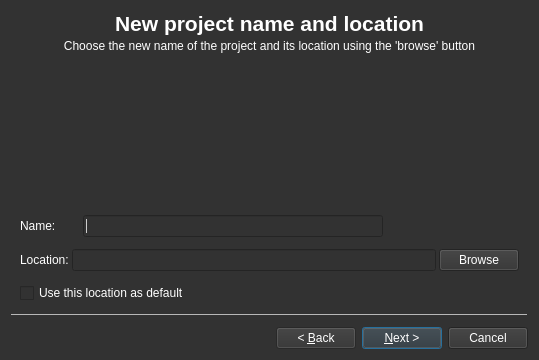
<?xml version="1.0" encoding="UTF-8"?>
<ui version="4.0">
 <class>ProjectWizard</class>
 <widget class="QWizard" name="ProjectWizard">
  <property name="geometry">
   <rect>
    <x>0</x>
    <y>0</y>
    <width>539</width>
    <height>360</height>
   </rect>
  </property>
  <property name="windowTitle">
   <string>Wizard</string>
  </property>
  <property name="styleSheet">
   <string notr="true">QWidget{
	background: rgb(50,50,50);
	color: rgb(255,255,255);
}</string>
  </property>
  <widget class="QWizardPage" name="wizardPage1">
   <layout class="QVBoxLayout" name="verticalLayout_2">
    <property name="spacing">
     <number>0</number>
    </property>
    <property name="leftMargin">
     <number>9</number>
    </property>
    <property name="topMargin">
     <number>0</number>
    </property>
    <property name="bottomMargin">
     <number>0</number>
    </property>
    <item>
     <layout class="QVBoxLayout" name="verticalLayout">
      <property name="spacing">
       <number>3</number>
      </property>
      <property name="bottomMargin">
       <number>0</number>
      </property>
      <item>
       <widget class="QLabel" name="label">
        <property name="text">
         <string>&lt;html&gt;&lt;head/&gt;&lt;body&gt;&lt;p align=&quot;center&quot;&gt;&lt;span style=&quot; font-size:16pt; font-weight:600;&quot;&gt;New project name and location&lt;/span&gt;&lt;/p&gt;&lt;/body&gt;&lt;/html&gt;</string>
        </property>
       </widget>
      </item>
      <item>
       <widget class="QLabel" name="label_4">
        <property name="text">
         <string>&lt;html&gt;&lt;head/&gt;&lt;body&gt;&lt;p align=&quot;center&quot;&gt;Choose the new name of the project and its location using the 'browse' button&lt;/p&gt;&lt;/body&gt;&lt;/html&gt;</string>
        </property>
       </widget>
      </item>
      <item>
       <spacer name="verticalSpacer">
        <property name="orientation">
         <enum>Qt::Vertical</enum>
        </property>
        <property name="sizeHint" stdset="0">
         <size>
          <width>20</width>
          <height>40</height>
         </size>
        </property>
       </spacer>
      </item>
      <item>
       <widget class="QLabel" name="errLabel">
        <property name="styleSheet">
         <string notr="true">color: rgb(204, 0, 0)</string>
        </property>
        <property name="text">
         <string/>
        </property>
       </widget>
      </item>
      <item>
       <layout class="QHBoxLayout" name="horizontalLayout_2">
        <property name="bottomMargin">
         <number>9</number>
        </property>
        <item>
         <widget class="QLabel" name="label_2">
          <property name="minimumSize">
           <size>
            <width>60</width>
            <height>0</height>
           </size>
          </property>
          <property name="maximumSize">
           <size>
            <width>141</width>
            <height>16777215</height>
           </size>
          </property>
          <property name="text">
           <string>Name:  </string>
          </property>
         </widget>
        </item>
        <item>
         <widget class="QLineEdit" name="newProjName">
          <property name="minimumSize">
           <size>
            <width>300</width>
            <height>0</height>
           </size>
          </property>
          <property name="maximumSize">
           <size>
            <width>300</width>
            <height>16777215</height>
           </size>
          </property>
         </widget>
        </item>
        <item>
         <spacer name="horizontalSpacer">
          <property name="orientation">
           <enum>Qt::Horizontal</enum>
          </property>
          <property name="sizeHint" stdset="0">
           <size>
            <width>40</width>
            <height>20</height>
           </size>
          </property>
         </spacer>
        </item>
       </layout>
      </item>
      <item>
       <layout class="QHBoxLayout" name="horizontalLayout">
        <property name="bottomMargin">
         <number>9</number>
        </property>
        <item>
         <widget class="QLabel" name="label_3">
          <property name="text">
           <string>Location:</string>
          </property>
         </widget>
        </item>
        <item>
         <widget class="QLineEdit" name="newProjPath">
          <property name="enabled">
           <bool>true</bool>
          </property>
         </widget>
        </item>
        <item>
         <widget class="QPushButton" name="browseBtn">
          <property name="text">
           <string>Browse</string>
          </property>
         </widget>
        </item>
       </layout>
      </item>
      <item>
       <widget class="QCheckBox" name="checkBox">
        <property name="text">
         <string>Use this location as default</string>
        </property>
       </widget>
      </item>
     </layout>
    </item>
   </layout>
  </widget>
  <widget class="QWizardPage" name="wizardPage2">
   <layout class="QVBoxLayout" name="verticalLayout_4">
    <item>
     <layout class="QVBoxLayout" name="verticalLayout_3">
      <property name="bottomMargin">
       <number>0</number>
      </property>
      <item>
       <widget class="QLabel" name="label_5">
        <property name="text">
         <string>&lt;html&gt;&lt;head/&gt;&lt;body&gt;&lt;p align=&quot;center&quot;&gt;&lt;span style=&quot; font-size:16pt; font-weight:600;&quot;&gt;Main file creation&lt;/span&gt;&lt;/p&gt;&lt;/body&gt;&lt;/html&gt;</string>
        </property>
       </widget>
      </item>
      <item>
       <widget class="QLabel" name="label_6">
        <property name="text">
         <string>&lt;html&gt;&lt;head/&gt;&lt;body&gt;&lt;p align=&quot;center&quot;&gt;Create the new main file specifying the name and its extension&lt;/p&gt;&lt;/body&gt;&lt;/html&gt;</string>
        </property>
       </widget>
      </item>
      <item>
       <spacer name="verticalSpacer_2">
        <property name="orientation">
         <enum>Qt::Vertical</enum>
        </property>
        <property name="sizeHint" stdset="0">
         <size>
          <width>20</width>
          <height>40</height>
         </size>
        </property>
       </spacer>
      </item>
      <item>
       <widget class="QLabel" name="errLabelMain">
        <property name="styleSheet">
         <string notr="true">color: rgb(200, 50, 50);</string>
        </property>
        <property name="text">
         <string/>
        </property>
       </widget>
      </item>
      <item>
       <layout class="QVBoxLayout" name="verticalLayout_5">
        <property name="spacing">
         <number>0</number>
        </property>
        <property name="topMargin">
         <number>0</number>
        </property>
        <property name="bottomMargin">
         <number>9</number>
        </property>
        <item>
         <widget class="QCheckBox" name="hwCheckBtn">
          <property name="text">
           <string>Generate Hello World template</string>
          </property>
         </widget>
        </item>
       </layout>
      </item>
      <item>
       <layout class="QHBoxLayout" name="horizontalLayout_3">
        <item>
         <widget class="QLabel" name="label_7">
          <property name="text">
           <string>Main file:</string>
          </property>
         </widget>
        </item>
        <item>
         <widget class="QLineEdit" name="lineEdit">
          <property name="minimumSize">
           <size>
            <width>342</width>
            <height>0</height>
           </size>
          </property>
         </widget>
        </item>
        <item>
         <widget class="QLabel" name="label_8">
          <property name="text">
           <string>.X68</string>
          </property>
         </widget>
        </item>
        <item>
         <spacer name="horizontalSpacer_3">
          <property name="orientation">
           <enum>Qt::Horizontal</enum>
          </property>
          <property name="sizeHint" stdset="0">
           <size>
            <width>40</width>
            <height>20</height>
           </size>
          </property>
         </spacer>
        </item>
       </layout>
      </item>
     </layout>
    </item>
   </layout>
  </widget>
 </widget>
 <resources/>
 <connections/>
</ui>
